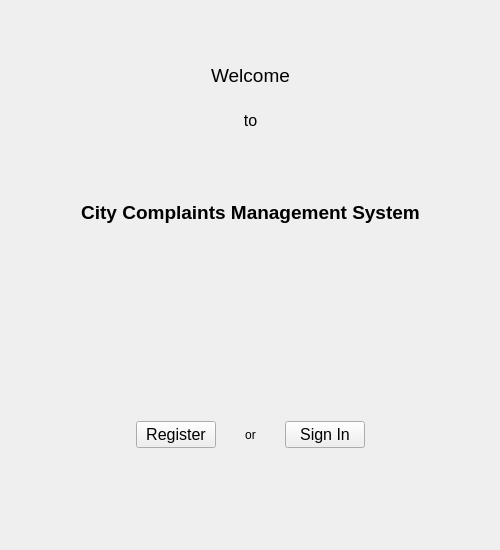
<?xml version="1.0" encoding="UTF-8"?>
<ui version="4.0">
 <class>mainWidget</class>
 <widget class="QWidget" name="mainWidget">
  <property name="geometry">
   <rect>
    <x>0</x>
    <y>0</y>
    <width>500</width>
    <height>550</height>
   </rect>
  </property>
  <property name="minimumSize">
   <size>
    <width>500</width>
    <height>550</height>
   </size>
  </property>
  <property name="maximumSize">
   <size>
    <width>500</width>
    <height>550</height>
   </size>
  </property>
  <property name="windowTitle">
   <string>City Complaints Management System</string>
  </property>
  <property name="windowIcon">
   <iconset>
    <normaloff>../icons/ccms_desktop_logo.ico</normaloff>../icons/ccms_desktop_logo.ico</iconset>
  </property>
  <property name="styleSheet">
   <string notr="true">.QFrame{
border:none;
}</string>
  </property>
  <layout class="QHBoxLayout" name="horizontalLayout">
   <item>
    <widget class="QFrame" name="frame">
     <property name="frameShape">
      <enum>QFrame::StyledPanel</enum>
     </property>
     <property name="frameShadow">
      <enum>QFrame::Raised</enum>
     </property>
     <layout class="QHBoxLayout" name="horizontalLayout_2">
      <item>
       <widget class="QFrame" name="frame_2">
        <property name="frameShape">
         <enum>QFrame::StyledPanel</enum>
        </property>
        <property name="frameShadow">
         <enum>QFrame::Raised</enum>
        </property>
       </widget>
      </item>
      <item>
       <widget class="QFrame" name="frame_3">
        <property name="frameShape">
         <enum>QFrame::StyledPanel</enum>
        </property>
        <property name="frameShadow">
         <enum>QFrame::Raised</enum>
        </property>
        <layout class="QVBoxLayout" name="verticalLayout">
         <item>
          <widget class="QFrame" name="frame_5">
           <property name="frameShape">
            <enum>QFrame::StyledPanel</enum>
           </property>
           <property name="frameShadow">
            <enum>QFrame::Raised</enum>
           </property>
           <layout class="QVBoxLayout" name="verticalLayout_2">
            <item>
             <widget class="QFrame" name="frame_14">
              <property name="frameShape">
               <enum>QFrame::StyledPanel</enum>
              </property>
              <property name="frameShadow">
               <enum>QFrame::Raised</enum>
              </property>
             </widget>
            </item>
            <item>
             <widget class="QFrame" name="frame_15">
              <property name="frameShape">
               <enum>QFrame::StyledPanel</enum>
              </property>
              <property name="frameShadow">
               <enum>QFrame::Raised</enum>
              </property>
             </widget>
            </item>
            <item>
             <widget class="QFrame" name="frame_13">
              <property name="frameShape">
               <enum>QFrame::StyledPanel</enum>
              </property>
              <property name="frameShadow">
               <enum>QFrame::Raised</enum>
              </property>
              <layout class="QHBoxLayout" name="horizontalLayout_6">
               <item>
                <widget class="QLabel" name="label">
                 <property name="font">
                  <font>
                   <pointsize>14</pointsize>
                  </font>
                 </property>
                 <property name="text">
                  <string>Welcome</string>
                 </property>
                 <property name="alignment">
                  <set>Qt::AlignCenter</set>
                 </property>
                </widget>
               </item>
              </layout>
             </widget>
            </item>
            <item>
             <widget class="QFrame" name="frame_16">
              <property name="frameShape">
               <enum>QFrame::StyledPanel</enum>
              </property>
              <property name="frameShadow">
               <enum>QFrame::Raised</enum>
              </property>
              <layout class="QHBoxLayout" name="horizontalLayout_5">
               <item>
                <widget class="QLabel" name="label_2">
                 <property name="font">
                  <font>
                   <pointsize>12</pointsize>
                  </font>
                 </property>
                 <property name="text">
                  <string>to</string>
                 </property>
                 <property name="alignment">
                  <set>Qt::AlignCenter</set>
                 </property>
                </widget>
               </item>
              </layout>
             </widget>
            </item>
           </layout>
          </widget>
         </item>
         <item alignment="Qt::AlignVCenter">
          <widget class="QFrame" name="frame_6">
           <property name="frameShape">
            <enum>QFrame::StyledPanel</enum>
           </property>
           <property name="frameShadow">
            <enum>QFrame::Raised</enum>
           </property>
           <layout class="QHBoxLayout" name="horizontalLayout_10">
            <item>
             <widget class="QLabel" name="label_3">
              <property name="font">
               <font>
                <pointsize>14</pointsize>
                <weight>75</weight>
                <bold>true</bold>
               </font>
              </property>
              <property name="text">
               <string>City Complaints Management System</string>
              </property>
              <property name="alignment">
               <set>Qt::AlignCenter</set>
              </property>
             </widget>
            </item>
           </layout>
          </widget>
         </item>
         <item alignment="Qt::AlignTop">
          <widget class="QFrame" name="frame_18">
           <property name="frameShape">
            <enum>QFrame::StyledPanel</enum>
           </property>
           <property name="frameShadow">
            <enum>QFrame::Raised</enum>
           </property>
          </widget>
         </item>
         <item alignment="Qt::AlignTop">
          <widget class="QFrame" name="frame_7">
           <property name="frameShape">
            <enum>QFrame::StyledPanel</enum>
           </property>
           <property name="frameShadow">
            <enum>QFrame::Raised</enum>
           </property>
           <layout class="QHBoxLayout" name="horizontalLayout_3">
            <item>
             <widget class="QFrame" name="frame_8">
              <property name="frameShape">
               <enum>QFrame::StyledPanel</enum>
              </property>
              <property name="frameShadow">
               <enum>QFrame::Raised</enum>
              </property>
             </widget>
            </item>
            <item>
             <widget class="QFrame" name="frame_11">
              <property name="frameShape">
               <enum>QFrame::StyledPanel</enum>
              </property>
              <property name="frameShadow">
               <enum>QFrame::Raised</enum>
              </property>
              <layout class="QHBoxLayout" name="horizontalLayout_7">
               <item>
                <widget class="QPushButton" name="btnRegister">
                 <property name="font">
                  <font>
                   <pointsize>12</pointsize>
                  </font>
                 </property>
                 <property name="text">
                  <string>Register</string>
                 </property>
                </widget>
               </item>
              </layout>
             </widget>
            </item>
            <item>
             <widget class="QFrame" name="frame_10">
              <property name="frameShape">
               <enum>QFrame::StyledPanel</enum>
              </property>
              <property name="frameShadow">
               <enum>QFrame::Raised</enum>
              </property>
              <layout class="QHBoxLayout" name="horizontalLayout_9">
               <item>
                <widget class="QLabel" name="label_4">
                 <property name="text">
                  <string>or</string>
                 </property>
                 <property name="alignment">
                  <set>Qt::AlignCenter</set>
                 </property>
                </widget>
               </item>
              </layout>
             </widget>
            </item>
            <item>
             <widget class="QFrame" name="frame_9">
              <property name="frameShape">
               <enum>QFrame::StyledPanel</enum>
              </property>
              <property name="frameShadow">
               <enum>QFrame::Raised</enum>
              </property>
              <layout class="QHBoxLayout" name="horizontalLayout_8">
               <item>
                <widget class="QPushButton" name="btnLogin">
                 <property name="font">
                  <font>
                   <pointsize>12</pointsize>
                  </font>
                 </property>
                 <property name="text">
                  <string>Sign In</string>
                 </property>
                </widget>
               </item>
              </layout>
             </widget>
            </item>
            <item>
             <widget class="QFrame" name="frame_12">
              <property name="frameShape">
               <enum>QFrame::StyledPanel</enum>
              </property>
              <property name="frameShadow">
               <enum>QFrame::Raised</enum>
              </property>
             </widget>
            </item>
           </layout>
          </widget>
         </item>
        </layout>
       </widget>
      </item>
      <item>
       <widget class="QFrame" name="frame_4">
        <property name="frameShape">
         <enum>QFrame::StyledPanel</enum>
        </property>
        <property name="frameShadow">
         <enum>QFrame::Raised</enum>
        </property>
       </widget>
      </item>
     </layout>
    </widget>
   </item>
  </layout>
 </widget>
 <resources/>
 <connections/>
</ui>
